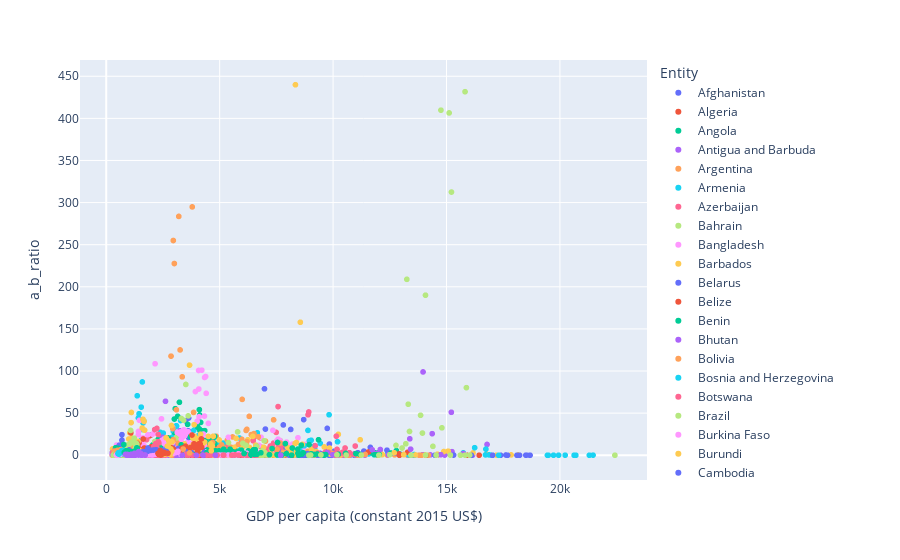

The code cell stored with this chart in its notebook:
### Markdown cell above
Negative Correlation : a relationship between two variables such that as the value of one variable increases, the other decreases.

### Code cell
fig = px.scatter(merged_df_2, x="GDP per capita (constant 2015 US$)", y="a_b_ratio", color="Entity", hover_data=["Year"])
fig.show()
